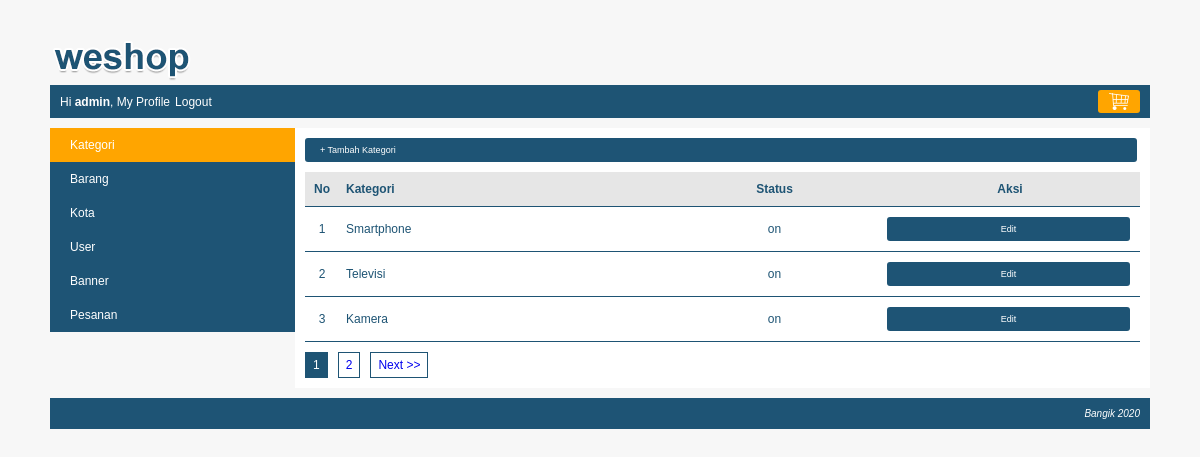
The app's page /index.php?page=profile&module=kategori&action=list (signed in) with its own data.
### tables this page shows
CREATE TABLE `kategori` (
  `kategori_id` int(10) NOT NULL,
  `kategori` varchar(150) NOT NULL,
  `status` enum('on','off') NOT NULL
);

### module/kategori/list.php (the view, shortened to what this page needs)
<div class="frame-tambah">
  <a class="btn-action" href="<?php echo BASE_URL."index.php?page=profile&module=kategori&action=form";?>">+ Tambah Kategori</a>
</div>
<?php
  $pagination = isset($_GET['pagination']) ? $_GET['pagination']:1;
  $data_per_halaman = 3;
  $start = ($pagination-1) * $data_per_halaman;
  $query_kategori = mysqli_query($koneksi, "SELECT * FROM kategori LIMIT $start, $data_per_halaman");
  if (mysqli_num_rows($query_kategori) == 0) {
    echo "<h3>Maaf, Data tidak ditemukan</h3>";
  }else {
?>
  <table class="tabel-list">
    <tr class="baris-title">
      <th class="kolom-nomor">No</th>
      <th class="kiri">Kategori</th>
      <th class="tengah">Status</th>
      <th class="tengah">Aksi</th>
    </tr>
    <?php
    $no = 1 + $start;
    while($row = mysqli_fetch_assoc($query_kategori)){
    ?>
    <tr>
      <td class="kolom-nomor"><?php echo $no++; ?></td>
      <td class="kiri"><?php echo $row['kategori']; ?></td>
      <td class="tengah"><?php echo $row['status']; ?></td>
      <td class="tengah">
        <a class="btn-action" href="<?php echo BASE_URL."index.php?page=profile&module=kategori&action=form&kategori-id=$row[kategori_id]";?>">Edit</a>
      </td>
    </tr>
    <?php
    }
    ?>
  </table>
<?php
  }
?>

### asset/css/style.css (style rules this page uses)
body { font-family: arial; font-size: 12px; color: #1e5474; background: #f7f7f7; }
.frame-tambah { margin-bottom: 10px; overflow: hidden; }
.btn-action { background: #1e5475; color: white; padding: 7px 15px; border-radius: 3px; cursor: pointer; text-decoration: none; margin-right: 3px; font-size: 9px; display: block; }
.tabel-list { width: 100%; border-collapse: collapse; }
.baris-title { background: #e6e6e6; }
.tabel-list tr th, .tabel-list tr td { padding: 10px 7px; }
.kolom-nomor { width: 20px; text-align: center; }
.kiri { text-align: left; }
.tengah { text-align: center; }
.tabel-list tr { border-bottom: 1px solid #1e5474; }

### records on screen
kategori: kategori "Smartphone", status "on"
kategori: kategori "Televisi", status "on"
kategori: kategori "Kamera", status "on"

### other values on screen
$nama "admin"
